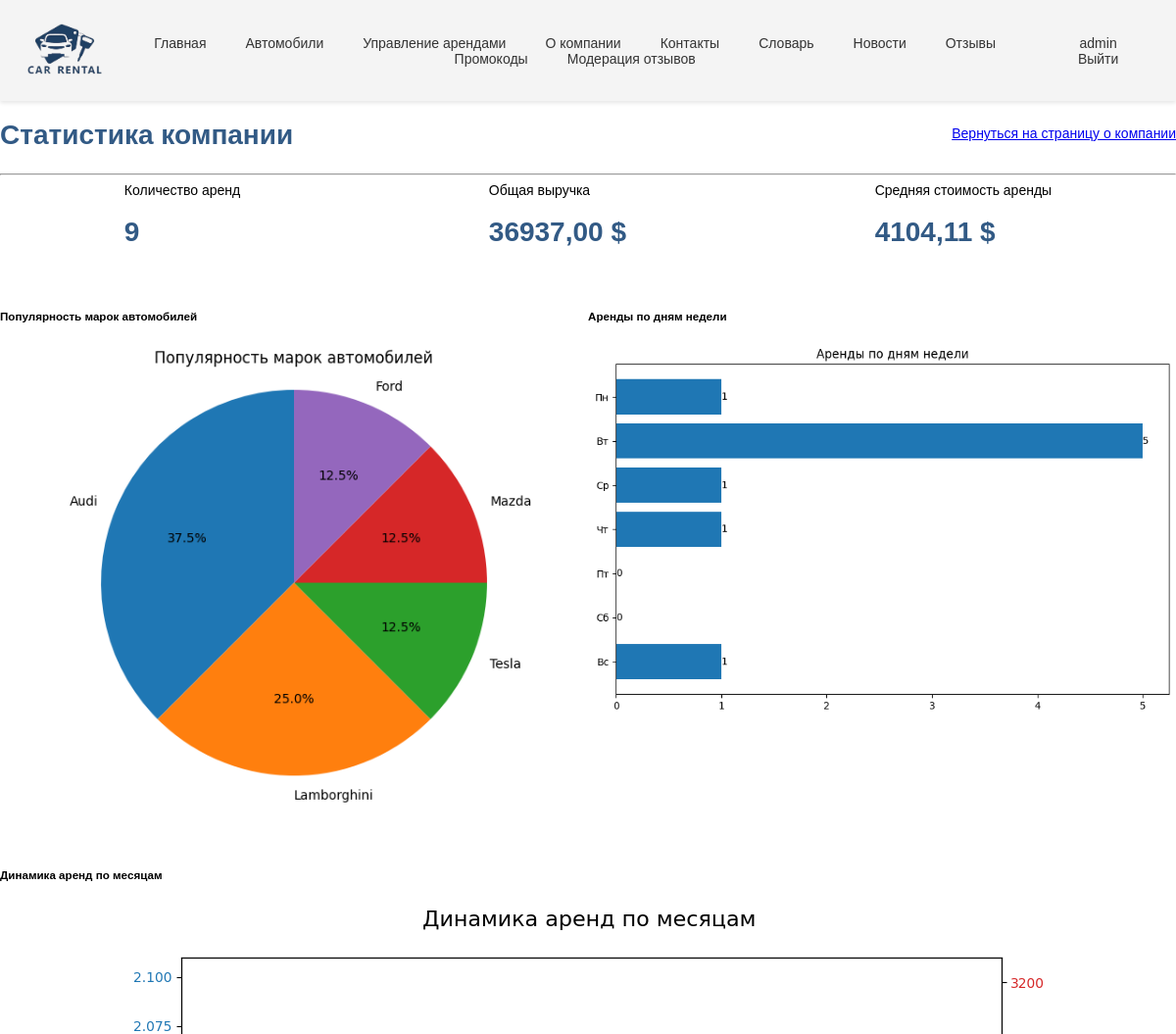
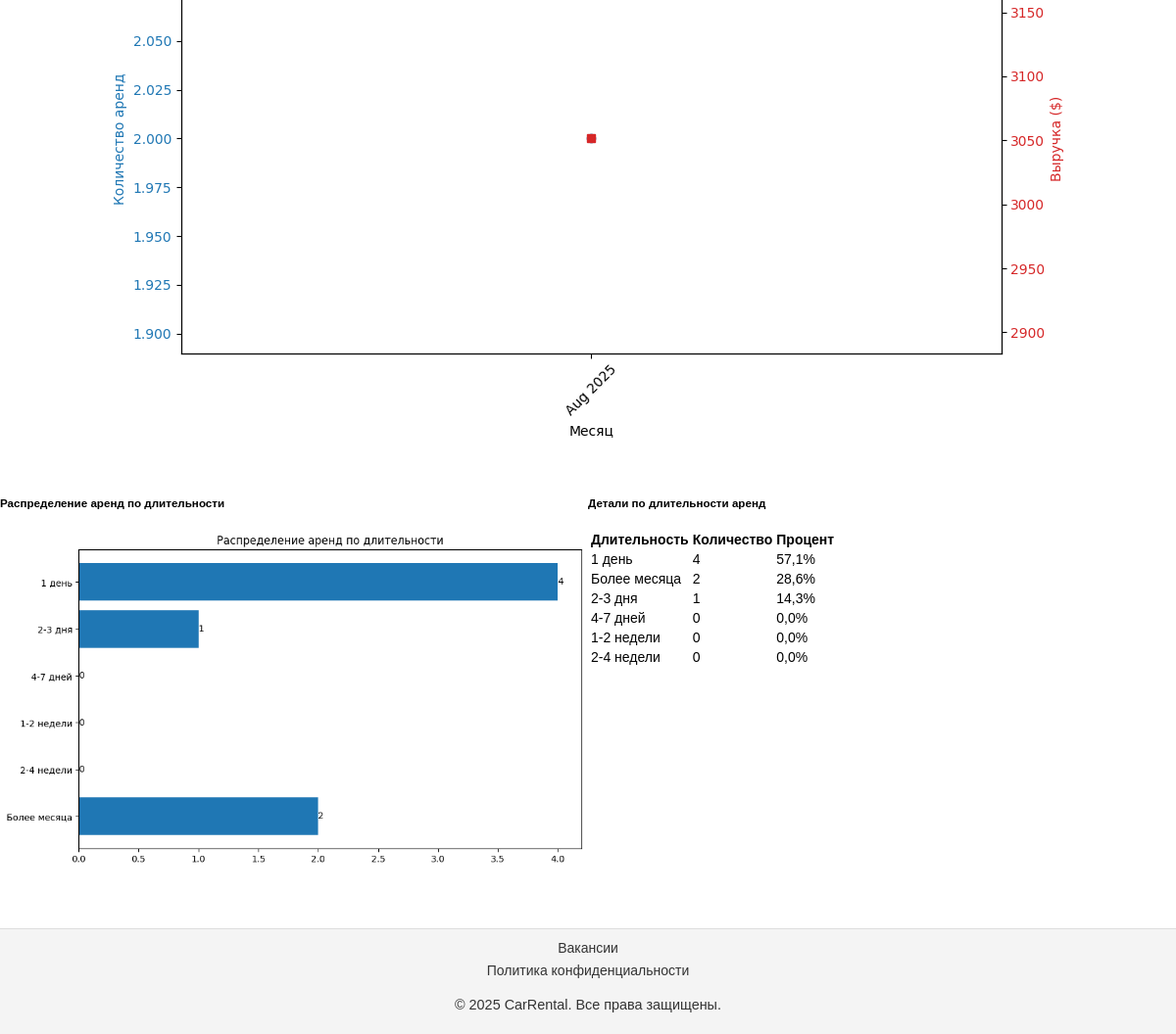
Page /statistics/dashboard/ (signed in) on the committed database (2 pictures, top to bottom).
### content/models.py (models this page shows, shortened)
class CompanyInfo(models.Model):
    name = models.CharField(max_length=100, verbose_name='Название компании')
    description = models.TextField(verbose_name='Описание')
    address = models.CharField(max_length=255, verbose_name='Адрес')
    phone = models.CharField(max_length=20, verbose_name='Телефон')
    email = models.EmailField(verbose_name='Email')
    logo = models.ImageField(upload_to='company/', blank=True, null=True, verbose_name='Логотип')
    working_hours = models.CharField(max_length=100, verbose_name='Часы работы')
    video_url = models.URLField(blank=True, null=True, verbose_name='Видео о компании')
    history = models.TextField(blank=True, null=True, verbose_name='История компании')
    requisites = models.TextField(blank=True, null=True, verbose_name='Реквизиты')
    certificate_issue_date = models.DateField(blank=True, null=True, verbose_name='Дата выдачи сертификата')
    certificate_expiry_date = models.DateField(blank=True, null=True, verbose_name='Дата окончания сертификата')
    class Meta:
        verbose_name = 'Информация о компании'
        verbose_name_plural = 'Информация о компании'

### users/models.py (models this page shows, shortened)
class User(AbstractUser):
    ROLE_CHOICES = (
        ('staff', 'Сотрудник'),
        ('client', 'Клиент'),
        ('admin', 'Администратор')
    )
    role = models.CharField(
        max_length=10,
        choices=ROLE_CHOICES,
        default='client',
        verbose_name='Роль'
    )
    email = models.EmailField(unique=True, verbose_name='Электронная почта')
    last_name = models.CharField(max_length=100, verbose_name='Фамилия')
    first_name = models.CharField(max_length=100, verbose_name='Имя')
    middle_name = models.CharField(max_length=100, verbose_name='Отчество')
    date_of_birth = models.DateField(null=True, blank=True, verbose_name='Дата рождения')
    phone_regex = RegexValidator(
        regex=r'^\+37529\d{7}',
        message="Номер телефона должен быть в формате: '+37529XXXXXXX'."
    )
    phone = models.CharField(
        validators=[phone_regex],
        max_length=13,
        verbose_name='Телефон'
    )
    address = models.CharField(verbose_name='Адрес проживания')
    created_at = models.DateTimeField(auto_now_add=True, verbose_name='Дата создания')
    updated_at = models.DateTimeField(auto_now=True, verbose_name='Дата обновления')
    class Meta:
        verbose_name = 'Пользователь'
        verbose_name_plural = 'Пользователи'
    def has_role(self, role):
        return self.role == role

### stats/views.py (the view)
# urls.py: path('dashboard/', views.StatisticsDashboardView.as_view(), name='statistics_dashboard'),
@method_decorator(staff_required, name='dispatch')
class StatisticsDashboardView(TemplateView):
    template_name = 'statistics/dashboard.html'
    def get_context_data(self, **kwargs):
        context = super().get_context_data(**kwargs)
        charts = {}
        rentals = Rental.objects.all()
        total_rentals = rentals.count()
        total_revenue = rentals.aggregate(Sum('total_amount'))['total_amount__sum'] or 0
        avg_rental_price = rentals.aggregate(Avg('total_amount'))['total_amount__avg'] or 0
        brand_data = self.get_brand_popularity()
        charts['brand_pie'] = self.create_pie_chart(
            brand_data['labels'],
            brand_data['values'],
            'Популярность марок автомобилей'
        )
        monthly_stats = self.get_monthly_stats()
        charts['monthly_chart'] = self.create_line_chart(
            monthly_stats['months'],
            monthly_stats['counts'],
            monthly_stats['revenues'],
            'Динамика аренд по месяцам'
        )
        duration_stats = self.get_rental_duration_stats()
        charts['duration_chart'] = self.create_bar_chart(
            duration_stats['categories'],
            duration_stats['counts'],
            'Распределение аренд по длительности'
        )
        weekday_stats = self.get_weekday_stats()
        charts['weekday_chart'] = self.create_bar_chart(
            weekday_stats['days'],
            weekday_stats['counts'],
            'Аренды по дням недели'
        )
        context.update({
            'charts': charts,
            'total_rentals': total_rentals,
            'total_revenue': round(total_revenue, 2),
            'avg_rental_price': round(avg_rental_price, 2),
            'brand_data': brand_data,
            'monthly_stats': monthly_stats,
            'duration_stats': duration_stats['detailed_data'],
            'weekday_stats': weekday_stats,
        })
        return context
    def get_brand_popularity(self):
        brand_counts = Rental.objects.values(
            'vehicle__car_model__brand'
        ).annotate(
            count=Count('id')
        ).order_by('-count')[:5]
        labels = [item['vehicle__car_model__brand'] for item in brand_counts]
        values = [item['count'] for item in brand_counts]
        return {'labels': labels, 'values': values}
    def get_monthly_stats(self):
        six_months_ago = datetime.now().date() - timedelta(days=180)
        monthly_data = Rental.objects.filter(
            rental_date__gte=six_months_ago
        ).annotate(
            month=TruncMonth('rental_date')
        ).values('month').annotate(
            count=Count('id'),
            revenue=Sum('total_amount')
        ).order_by('month')
        months = [item['month'].strftime('%b %Y') for item in monthly_data]
        counts = [item['count'] for item in monthly_data]
        revenues = [item['revenue'] or 0 for item in monthly_data]
        return {'months': months, 'counts': counts, 'revenues': revenues}
    def get_rental_duration_stats(self):
        duration_categories = {
            '1 день': 0,
            '2-3 дня': 0,
            '4-7 дней': 0,
            '1-2 недели': 0,
            '2-4 недели': 0,
            'Более месяца': 0
        }
        for rental in Rental.objects.all():
            if rental.rental_date and rental.actual_return_date:
                duration = (rental.actual_return_date - rental.rental_date).days
                if duration <= 1:
                    duration_categories['1 день'] += 1
                elif 2 <= duration <= 3:
                    duration_categories['2-3 дня'] += 1
                elif 4 <= duration <= 7:
                    duration_categories['4-7 дней'] += 1
                elif 8 <= duration <= 14:
                    duration_categories['1-2 недели'] += 1
                elif 15 <= duration <= 30:
                    duration_categories['2-4 недели'] += 1
                else:
                    duration_categories['Более месяца'] += 1
        categories = list(duration_categories.keys())
        counts = list(duration_categories.values())
        detailed_data = []
        for category, count in duration_categories.items():
            percentage = 0
            total = sum(duration_categories.values())
            if total > 0:
                percentage = round((count / total) * 100, 1)
            detailed_data.append({
                'category': category,
                'count': count,
                'percentage': percentage
            })
        detailed_data = sorted(detailed_data, key=lambda x: x['count'], reverse=True)
        return {
            'categories': categories,
            'counts': counts,
            'detailed_data': detailed_data
        }
    def get_weekday_stats(self):
        weekday_counts = {i: 0 for i in range(7)}
        for rental in Rental.objects.all():
            if rental.rental_date:
                weekday = rental.rental_date.weekday()  # 0 = Понедельник, 6 = Воскресенье
                weekday_counts[weekday] += 1
        days = ['Пн', 'Вт', 'Ср', 'Чт', 'Пт', 'Сб', 'Вс']
        counts = [weekday_counts[i] for i in range(7)]
        return {'days': days, 'counts': counts}
    def create_pie_chart(self, labels, values, title):
        fig, ax = plt.subplots(figsize=(8, 6))
        ax.pie(values, labels=labels, autopct='%1.1f%%', startangle=90)
        ax.set_title(title)
        ax.axis('equal')  # Equal aspect ratio ensures the pie chart is circular
        return self.get_graph_png(fig)
    def create_line_chart(self, x_labels, y1_values, y2_values, title):
        fig, ax1 = plt.subplots(figsize=(10, 6))
        color = 'tab:blue'
        ax1.set_xlabel('Месяц')
        ax1.set_ylabel('Количество аренд', color=color)
        ax1.plot(x_labels, y1_values, color=color, marker='o')
        ax1.tick_params(axis='y', labelcolor=color)
        plt.xticks(rotation=45)
        ax2 = ax1.twinx()  # instantiate a second axes that shares the same x-axis
        color = 'tab:red'
        ax2.set_ylabel('Выручка ($)', color=color)
        ax2.plot(x_labels, y2_values, color=color, marker='s')
        ax2.tick_params(axis='y', labelcolor=color)
        fig.tight_layout()
        fig.suptitle(title, fontsize=16)
        plt.subplots_adjust(top=0.9)
        return self.get_graph_png(fig)
    def create_bar_chart(self, labels, values, title):
        fig, ax = plt.subplots(figsize=(10, 6))
        y_pos = np.arange(len(labels))
        ax.barh(y_pos, values, align='center')
        ax.set_yticks(y_pos)
        ax.set_yticklabels(labels)
        ax.invert_yaxis()  # labels read top-to-bottom
        ax.set_title(title)
        for i, v in enumerate(values):
            ax.text(v, i, str(v), va='center')
        return self.get_graph_png(fig)
    def get_graph_png(self, figure):
        buf = io.BytesIO()
        figure.savefig(buf, format='png', bbox_inches='tight')
        buf.seek(0)
        string = base64.b64encode(buf.read())
        plt.close(figure)  # Очищаем фигуру из памяти
        return string.decode('utf-8')

### templates/statistics/dashboard.html (shortened to what this page needs)
{% extends 'base.html' %}
{% block content %}
    <div>
        <div>
            <div>
                <div style="display: flex; justify-content: space-between; align-items: center;">
                    <h1>Статистика компании</h1>
                    <a href="{% url 'about' %}">Вернуться на страницу о компании</a>
                </div>
                <hr>
            </div>
        </div>
        <div style="display: flex; justify-content: space-around; margin-bottom: 2em;">
            <div>
                <div>Количество аренд</div>
                <div>
                    <h1>{{ total_rentals }}</h1>
                </div>
            </div>
            <div>
                <div>Общая выручка</div>
                <div>
                    <h1>{{ total_revenue }} $</h1>
                </div>
            </div>
            <div>
                <div>Средняя стоимость аренды</div>
                <div>
                    <h1>{{ avg_rental_price }} $</h1>
                </div>
            </div>
        </div>
        <div style="display: flex; flex-wrap: wrap; margin-bottom: 2em;">
            <div style="flex: 1; min-width: 400px; margin-bottom: 2em;">
                <div>
                    <h5>Популярность марок автомобилей</h5>
                </div>
                <div style="text-align: center;">
                    <img alt="Популярность марок" style="max-width: 100%;">
                </div>
            </div>
            <div style="flex: 1; min-width: 400px; margin-bottom: 2em;">
                <div>
                    <h5>Аренды по дням недели</h5>
                </div>
                <div style="text-align: center;">
                    <img alt="Статистика по дням недели" style="max-width: 100%;">
                </div>
            </div>
        </div>
        <div style="margin-bottom: 2em;">
            <div>
                <div>
                    <h5>Динамика аренд по месяцам</h5>
                </div>
                <div style="text-align: center;">
                    <img alt="Динамика по месяцам" style="max-width: 100%;">
                </div>
            </div>
        </div>
        <div style="display: flex; flex-wrap: wrap; margin-bottom: 2em;">
            <div style="flex: 1; min-width: 400px; margin-bottom: 2em;">
                <div>
                    <h5>Распределение аренд по длительности</h5>
                </div>
                <div style="text-align: center;">
                    <img alt="Длительность аренд" style="max-width: 100%;">
                </div>
            </div>
            <div style="flex: 1; min-width: 400px; margin-bottom: 2em;">
                <div>
                    <h5>Детали по длительности аренд</h5>
                </div>
                <div>
                    <table>
                        <thead>
                        <tr>
                            <th>Длительность</th>
                            <th>Количество</th>
                            <th>Процент</th>
                        </tr>
                        </thead>
                        <tbody>
                        {% for item in duration_stats %}
                            <tr>
                                <td>{{ item.category }}</td>
                                <td>{{ item.count }}</td>
                                <td>{{ item.percentage }}%</td>
                            </tr>
                        {% empty %}
                            <tr>
                                <td colspan="3">Нет данных</td>
                            </tr>
                        {% endfor %}
                        </tbody>
                    </table>
                </div>
            </div>
        </div>
    </div>
{% endblock %}

### templates/base.html (shortened to what this page needs)
{% load static %}
<!DOCTYPE html>
<html lang="ru">
<head>
    <link rel="stylesheet" href="{% static 'css/main.css' %}" type="text/css">
</head>
<body>
<header class="nav-header">
    <nav>
        <a href="{% url 'home' %}">
            {% if company_info.logo %}
                <img class="nav-logo" src="{{ company_info.logo.url }}" alt="{{ company_info.name }} Logo" height="100">
            {% else %}
                {{ company_info.name|default:'Автопрокат' }}
            {% endif %}
        </a>
        <ul>
            <li><a href="{% url 'home' %}">Главная</a></li>
            <li><a href="{% url 'vehicle_list' %}">Автомобили</a></li>
            {% if user.is_authenticated and is_staff_user or is_admin_user%}
                <li><a href="{% url 'staff_rental_list' %}">Управление арендами</a></li>
            {% endif %}
            <li><a href="{% url 'about' %}">О компании</a></li>
            <li><a href="{% url 'contacts' %}">Контакты</a></li>
            <li><a href="{% url 'glossary' %}">Словарь</a></li>
            <li><a href="{% url 'news_list' %}">Новости</a></li>
            <li><a href="{% url 'review_list' %}">Отзывы</a></li>
            <li><a href="{% url 'promocode_list' %}">Промокоды</a></li>
            {% if is_staff_user or is_admin_user %}
                <li><a href="{% url 'review_management' %}">Модерация отзывов</a></li>
            {% endif %}
        </ul>
        <ul>
            {% if user.is_authenticated %}
                <li><a href="{% url 'profile' %}">{{ user.username }}</a></li>
                <li><a href="{% url 'logout' %}">Выйти</a></li>
            {% else %}
                <li><a href="{% url 'login' %}">Войти</a></li>
                <li><a href="{% url 'register' %}">Регистрация</a></li>
            {% endif %}
        </ul>
    </nav>
</header>
<main>
    {% block content %}{% endblock %}
</main>
<footer>
    <div>
        <a class="footer_ref" href="{% url 'vacancy_list' %}">Вакансии</a>
        <a class="footer_ref" href="{% url 'privacy_policy' %}">Политика конфиденциальности</a>
        <p>&copy; 2025 {{ company_info.name|default:'Автопрокат' }}. Все права защищены.</p>
    </div>
</footer>
</body>
</html>

### rows in the picture
CompanyInfo: logo (picture), name "CarRental"
User: username "admin"

### other values in the picture
{{ total_rentals }} "9"
{{ total_revenue }} "36937,00"
{{ avg_rental_price }} "4104,11"
{{ item.category }} "1 день" "Более месяца" "2-3 дня" "4-7 дней" "1-2 недели" "2-4 недели"
{{ item.count }} "4" "2" "1" "0" "0" "0"
{{ item.percentage }} "57,1" "28,6" "14,3" "0,0" "0,0" "0,0"
